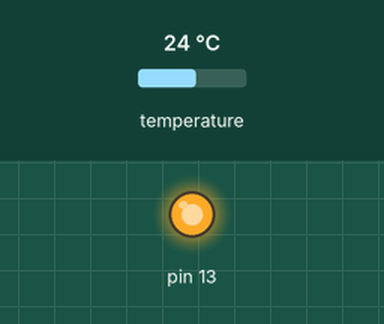
Recording of a sketch running on a simulated Arduino Uno, built with avr-gcc and run on an emulated ATmega328P. Shown: output pins drawn as LEDs (lit = HIGH). The test bench sets the inputs (shaded band); at power-on: temperature 24 °C. What the sketch prints to the serial monitor is not drawn.

Above: at 0.5 s.
At 6.75 s:
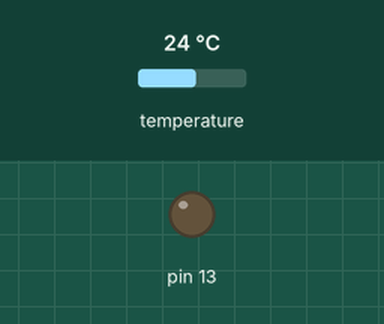
Timing chart, 0 to 7.9 s (numbered marks = the images above):
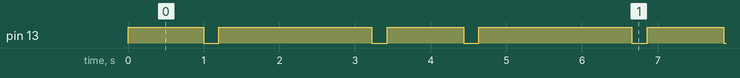

Measured:
- by itself, pin 13: repeats every 3.4 s: LOW 0.20 s, HIGH 2.0 s, LOW 0.20 s, HIGH 1.0 s
- by itself, everything shown: repeats every 3.4 s, in 4 steps

The sketch:

OneTest_sketch.ino
```cpp
#include <OneWire.h>

// DS18S20 Temperature chip i/o
OneWire ds(8);  // on pin 8

void setup(void) {
  // initialize inputs/outputs
  // start serial port
  Serial.begin(115200);
  // initialize the digital pin as an output.
  // Pin 13 has an LED connected on most Arduino boards:
  pinMode(13, OUTPUT);
}

void loop(void) {
  digitalWrite(13, HIGH);   // set the LED on
  delay(1000);              // wait for a second
  digitalWrite(13, LOW);    // set the LED off
  delay(200);              // wait for a second
  digitalWrite(13, HIGH);   // set the LED on

  byte i;
  byte present = 0;
  byte type_s = 0;
  byte data[12];
  byte addr[8];
  float celsius, fahrenheit;

  if ( !ds.search(addr)) {
      Serial.print("No more addresses.\n\n\n\n");
      ds.reset_search();
      return;
  }

  Serial.print("address = ");
  for( i = 0; i < 8; i++) {
    Serial.print(addr[i], HEX);
    Serial.print(" ");
  }

  if ( OneWire::crc8( addr, 7) != addr[7]) {
      Serial.print("CRC is not valid!\n");
      return;
  }

/*
  if ( addr[0] == 0x10) {
      Serial.print("Device is a DS18S20 family device.\n");
  }
  else if ( addr[0] == 0x28) {
      Serial.print("Device is a DS18B20 family device.\n");
  }
  else {
      Serial.print("Device family is not recognized: 0x");
      Serial.println(addr[0],HEX);
      return;
  }
*/

  ds.reset();
  ds.select(addr);
  ds.write(0x44,1);         // start conversion, with parasite power on at the end

  delay(1000);     // maybe 750ms is enough, maybe not
  // we might do a ds.depower() here, but the reset will take care of it.


  present = ds.reset();
  ds.select(addr);
  ds.write(0xBE);         // Read Scratchpad


//  Serial.print("P=");
//  Serial.print(present,HEX);
//  Serial.print(" ");
  for ( i = 0; i < 9; i++) {           // we need 9 bytes
    data[i] = ds.read();
    //Serial.print(data[i], HEX);
    //Serial.print(" ");
  }
//  Serial.print(" CRC=");
//  Serial.print( OneWire::crc8( data, 8), HEX);
  // convert the data to actual temperature

  unsigned int raw = (data[1] << 8) | data[0];
  if (type_s) {
    raw = raw << 3; // 9 bit resolution default
    if (data[7] == 0x10) {
      // count remain gives full 12 bit resolution
      raw = (raw & 0xFFF0) + 12 - data[6];
    }
  } else {
    byte cfg = (data[4] & 0x60);
    if (cfg == 0x00) raw = raw << 3;  // 9 bit resolution, 93.75 ms
    else if (cfg == 0x20) raw = raw << 2; // 10 bit res, 187.5 ms
    else if (cfg == 0x40) raw = raw << 1; // 11 bit res, 375 ms
    // default is 12 bit resolution, 750 ms conversion time
  }
  celsius = (float)raw / 16.0;
  Serial.print("  temp = ");
  Serial.print(celsius);
  Serial.println(" C ");


Serial.println();

}
```
